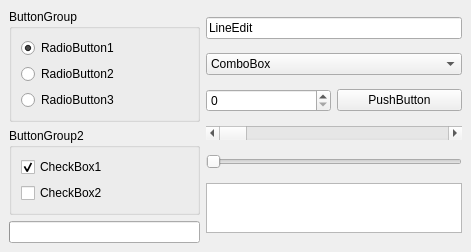
<ui version="4.0" >
 <comment>*********************************************************************
**
** Copyright (C) 1992-2008 Trolltech ASA. All rights reserved.
**
** This file is part of the Qt Designer of the Qt Toolkit.
**
** This file may be used under the terms of the GNU General Public
** License versions 2.0 or 3.0 as published by the Free Software
** Foundation and appearing in the files LICENSE.GPL2 and LICENSE.GPL3
** included in the packaging of this file.  Alternatively you may (at
** your option) use any later version of the GNU General Public
** License if such license has been publicly approved by Trolltech ASA
** (or its successors, if any) and the KDE Free Qt Foundation. In
** addition, as a special exception, Trolltech gives you certain
** additional rights. These rights are described in the Trolltech GPL
** Exception version 1.2, which can be found at
** http://www.trolltech.com/products/qt/gplexception/ and in the file
** GPL_EXCEPTION.txt in this package.
**
** Please review the following information to ensure GNU General
** Public Licensing requirements will be met:
** http://trolltech.com/products/qt/licenses/licensing/opensource/. If
** you are unsure which license is appropriate for your use, please
** review the following information:
** http://trolltech.com/products/qt/licenses/licensing/licensingoverview
** or contact the sales department at sales@trolltech.com.
**
** In addition, as a special exception, Trolltech, as the sole
** copyright holder for Qt Designer, grants users of the Qt/Eclipse
** Integration plug-in the right for the Qt/Eclipse Integration to
** link to functionality provided by Qt Designer and its related
** libraries.
**
** This file is provided "AS IS" with NO WARRANTY OF ANY KIND,
** INCLUDING THE WARRANTIES OF DESIGN, MERCHANTABILITY AND FITNESS FOR
** A PARTICULAR PURPOSE. Trolltech reserves all rights not expressly
** granted herein.
**
** This file is provided AS IS with NO WARRANTY OF ANY KIND, INCLUDING THE
** WARRANTY OF DESIGN, MERCHANTABILITY AND FITNESS FOR A PARTICULAR PURPOSE.
**
*********************************************************************</comment>
 <class>qdesigner_internal::PreviewWidget</class>
 <widget class="QWidget" name="qdesigner_internal::PreviewWidget" >
  <property name="geometry" >
   <rect>
    <x>0</x>
    <y>0</y>
    <width>471</width>
    <height>251</height>
   </rect>
  </property>
  <property name="sizePolicy" >
   <sizepolicy>
    <hsizetype>1</hsizetype>
    <vsizetype>1</vsizetype>
    <horstretch>0</horstretch>
    <verstretch>0</verstretch>
   </sizepolicy>
  </property>
  <property name="windowTitle" >
   <string>Preview Window</string>
  </property>
  <layout class="QGridLayout" >
   <property name="margin" >
    <number>9</number>
   </property>
   <property name="spacing" >
    <number>6</number>
   </property>
   <item rowspan="3" row="0" column="1" >
    <layout class="QVBoxLayout" >
     <property name="margin" >
      <number>0</number>
     </property>
     <property name="spacing" >
      <number>6</number>
     </property>
     <item>
      <widget class="QLineEdit" name="LineEdit1" >
       <property name="text" >
        <string>LineEdit</string>
       </property>
      </widget>
     </item>
     <item>
      <widget class="QComboBox" name="ComboBox1" >
       <item>
        <property name="text" >
         <string>ComboBox</string>
        </property>
       </item>
      </widget>
     </item>
     <item>
      <layout class="QHBoxLayout" >
       <property name="margin" >
        <number>0</number>
       </property>
       <property name="spacing" >
        <number>6</number>
       </property>
       <item>
        <widget class="QSpinBox" name="SpinBox1" />
       </item>
       <item>
        <widget class="QPushButton" name="PushButton1" >
         <property name="text" >
          <string>PushButton</string>
         </property>
        </widget>
       </item>
      </layout>
     </item>
     <item>
      <widget class="QScrollBar" name="ScrollBar1" >
       <property name="orientation" >
        <enum>Qt::Horizontal</enum>
       </property>
      </widget>
     </item>
     <item>
      <widget class="QSlider" name="Slider1" >
       <property name="orientation" >
        <enum>Qt::Horizontal</enum>
       </property>
      </widget>
     </item>
     <item>
      <widget class="QListWidget" name="listWidget" >
       <property name="maximumSize" >
        <size>
         <width>32767</width>
         <height>50</height>
        </size>
       </property>
      </widget>
     </item>
    </layout>
   </item>
   <item row="3" column="0" colspan="2" >
    <spacer>
     <property name="orientation" >
      <enum>Qt::Vertical</enum>
     </property>
     <property name="sizeType" >
      <enum>QSizePolicy::Expanding</enum>
     </property>
     <property name="sizeHint" >
      <size>
       <width>20</width>
       <height>20</height>
      </size>
     </property>
    </spacer>
   </item>
   <item row="2" column="0" >
    <widget class="QProgressBar" name="ProgressBar1" >
     <property name="orientation" >
      <enum>Qt::Horizontal</enum>
     </property>
    </widget>
   </item>
   <item row="1" column="0" >
    <widget class="QGroupBox" name="ButtonGroup2" >
     <property name="title" >
      <string>ButtonGroup2</string>
     </property>
     <layout class="QVBoxLayout" >
      <property name="margin" >
       <number>9</number>
      </property>
      <property name="spacing" >
       <number>6</number>
      </property>
      <item>
       <widget class="QCheckBox" name="CheckBox1" >
        <property name="text" >
         <string>CheckBox1</string>
        </property>
        <property name="checked" >
         <bool>true</bool>
        </property>
       </widget>
      </item>
      <item>
       <widget class="QCheckBox" name="CheckBox2" >
        <property name="text" >
         <string>CheckBox2</string>
        </property>
       </widget>
      </item>
     </layout>
    </widget>
   </item>
   <item row="0" column="0" >
    <widget class="QGroupBox" name="ButtonGroup1" >
     <property name="title" >
      <string>ButtonGroup</string>
     </property>
     <layout class="QVBoxLayout" >
      <property name="margin" >
       <number>9</number>
      </property>
      <property name="spacing" >
       <number>6</number>
      </property>
      <item>
       <widget class="QRadioButton" name="RadioButton1" >
        <property name="text" >
         <string>RadioButton1</string>
        </property>
        <property name="checked" >
         <bool>true</bool>
        </property>
       </widget>
      </item>
      <item>
       <widget class="QRadioButton" name="RadioButton2" >
        <property name="text" >
         <string>RadioButton2</string>
        </property>
       </widget>
      </item>
      <item>
       <widget class="QRadioButton" name="RadioButton3" >
        <property name="text" >
         <string>RadioButton3</string>
        </property>
       </widget>
      </item>
     </layout>
    </widget>
   </item>
  </layout>
 </widget>
 <resources/>
 <connections/>
</ui>
